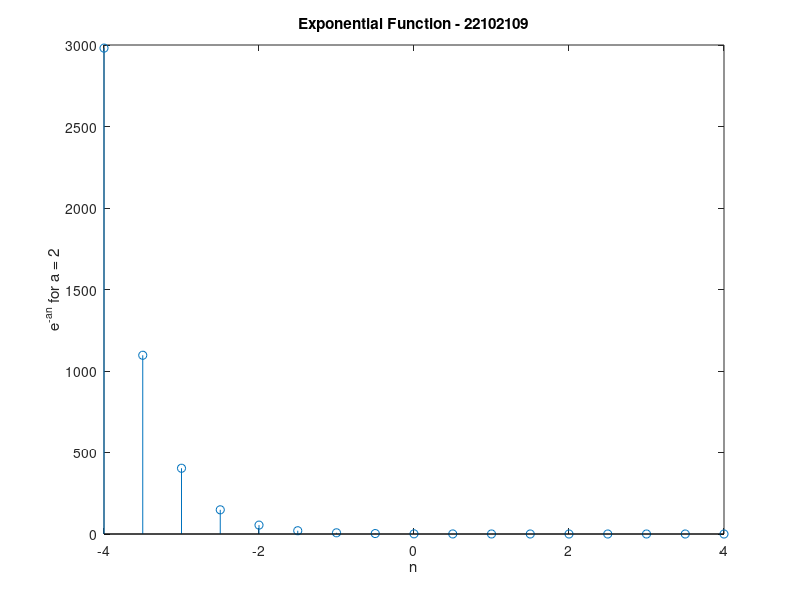

The MATLAB script that drew this image:
clc;
clear all;
n = -4:0.5:4;
a = 2;
y = exp(-1 * a * n);
stem(n,y);
title('Exponential Function - 22102109');
xlabel('n');
ylabel('e^{-an} for a = 2');
